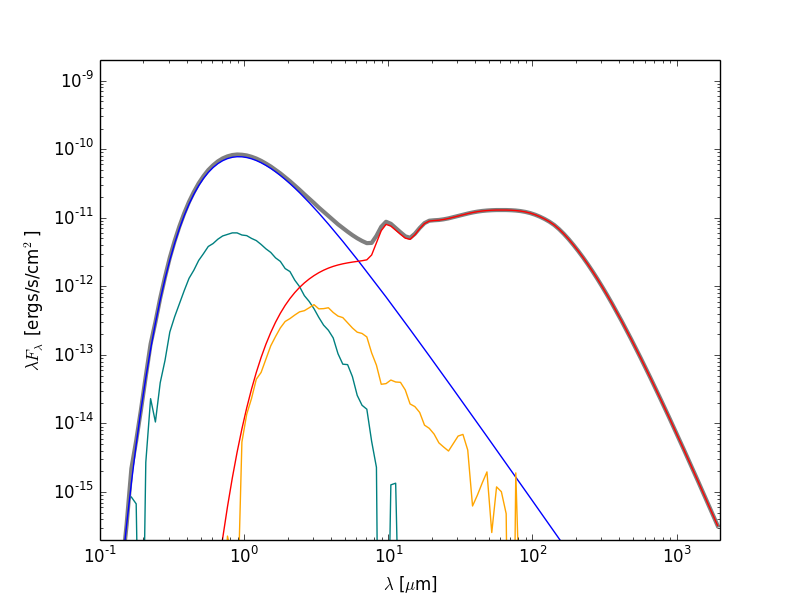

Recreate this plot in Python.
import matplotlib.pyplot as plt

from hyperion.model import ModelOutput
from hyperion.util.constants import pc

m = ModelOutput('class2_sed.rtout')

fig = plt.figure()
ax = fig.add_subplot(1, 1, 1)

# Total SED
sed = m.get_sed(inclination=0, aperture=-1, distance=300 * pc)
ax.loglog(sed.wav, sed.val, color='black', lw=3, alpha=0.5)

# Direct stellar photons
sed = m.get_sed(inclination=0, aperture=-1, distance=300 * pc,
                       component='source_emit')
ax.loglog(sed.wav, sed.val, color='blue')

# Scattered stellar photons
sed = m.get_sed(inclination=0, aperture=-1, distance=300 * pc,
                       component='source_scat')
ax.loglog(sed.wav, sed.val, color='teal')

# Direct dust photons
sed = m.get_sed(inclination=0, aperture=-1, distance=300 * pc,
                       component='dust_emit')
ax.loglog(sed.wav, sed.val, color='red')

# Scattered dust photons
sed = m.get_sed(inclination=0, aperture=-1, distance=300 * pc,
                       component='dust_scat')
ax.loglog(sed.wav, sed.val, color='orange')


ax.set_xlabel(r'$\lambda$ [$\mu$m]')
ax.set_ylabel(r'$\lambda F_\lambda$ [ergs/s/cm$^2$]')
ax.set_xlim(0.1, 2000.)
ax.set_ylim(2.e-16, 2.e-9)
fig.savefig('class2_sed_plot_components.png')
